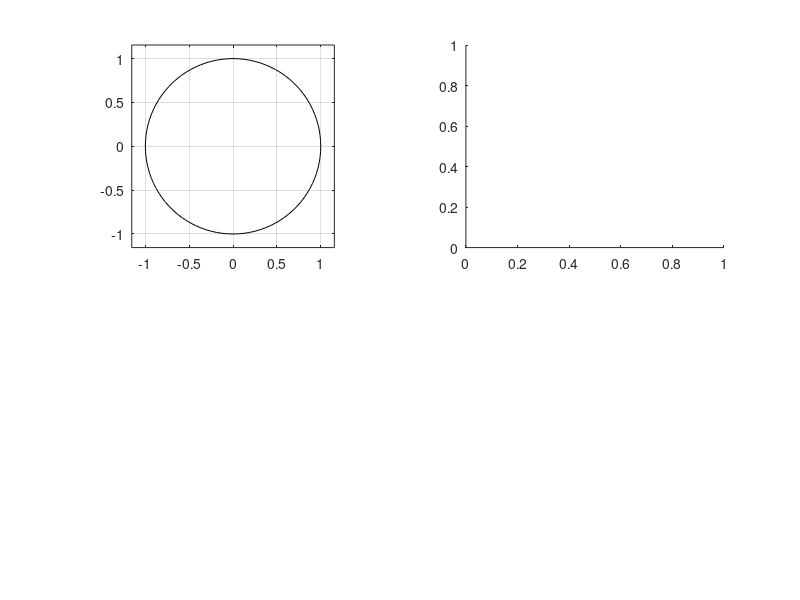

Recreate this plot in MATLAB. (Note: this script raises an error after producing the figure.)
%polos reales
p=[0.5]
r=[1]
k=0
[b a]=residuez(r,p,k)
subplot(2,2,1)
zplane(b,a)
subplot(2,2,2)
n=0:10
xn=Imp(0,n)
yn=filter(b,a,xn)
stem(n,yn)
% polos complejos 
p=[1+0.5j 1-0.5j]
r=[1 1]
k=0
[b a]=residuez(r,p,k)
subplot(2,2,3)
zplane(b,a)
subplot(2,2,4)
n=0:10
xn=Imp(0,n)
yn=filter(b,a,xn)
stem(n,yn)
